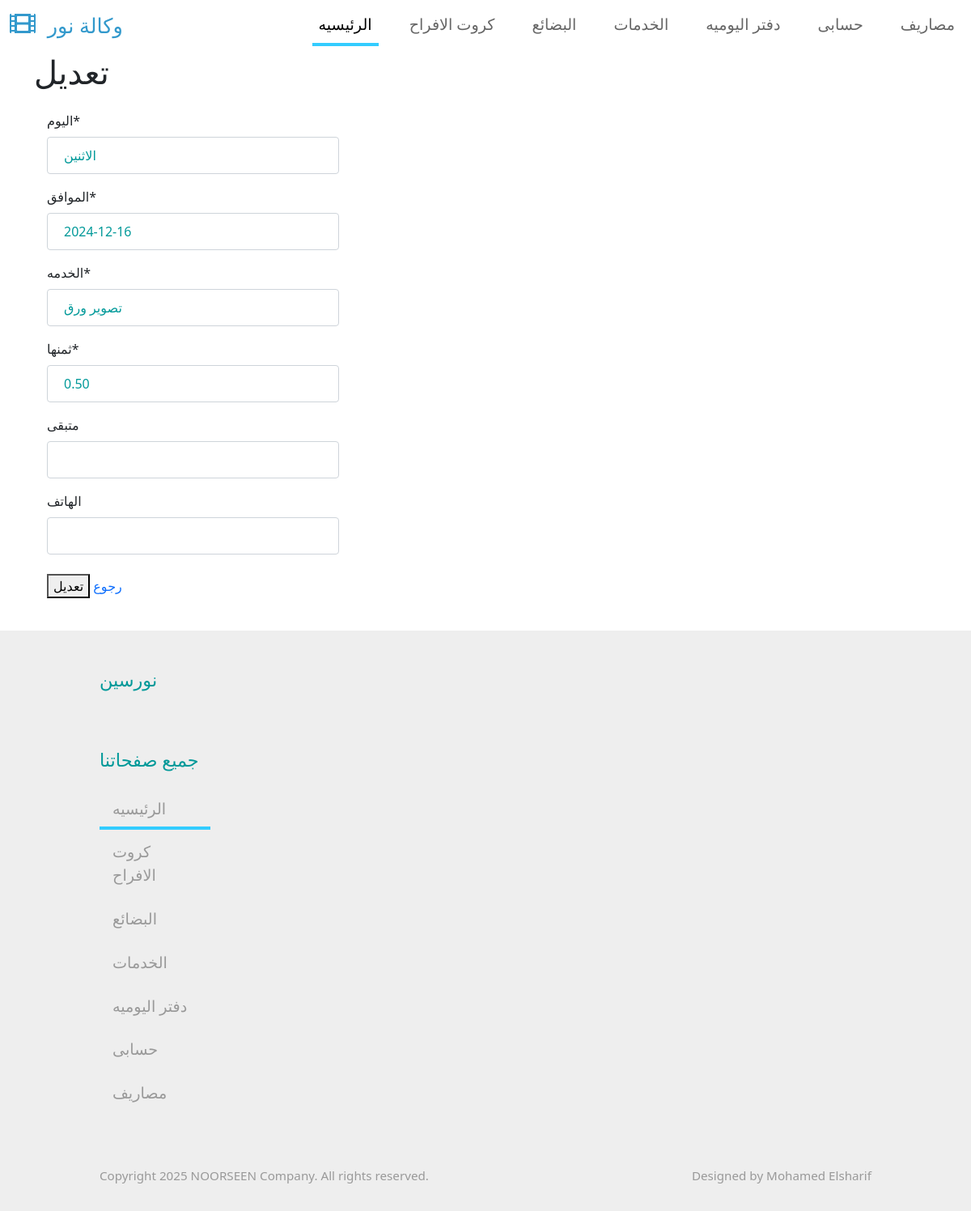
Screenshot of /yaomia/edit_yaomia/3/ with the database file from the repository.
### yaomia/models.py (models this page shows, shortened)
class Yaomia(models.Model):
    day = models.CharField(_(" اليوم"),max_length=50)
    day_date = models.DateField(_(" الموافق"),auto_now=False, auto_now_add=False)
    servies = models.CharField(_(" الخدمه"),max_length=50)
    price = models.DecimalField(_(" ثمنها"),max_digits=5, decimal_places=2)
    rest = models.DecimalField(_(" متبقى"),max_digits=5, decimal_places=2,blank=True, null=True)
    phone = models.IntegerField(_(" الهاتف"),blank=True, null=True)
    class Meta:
        db_table = ''
        managed = True
        verbose_name ='دفتر اليوميه'
        verbose_name_plural = 'دفتر اليوميه'

### yaomia/views.py (the view)
# urls.py: path('edit_yaomia/<int:pk>/',views.edit_yaomia,name='edit-yaomia'),
def edit_yaomia(request, pk):
    obj = get_object_or_404(Yaomia, pk=pk)
    if request.method == 'POST':
        edit_form = YaomiaUpdateForm(request.POST,instance=obj)
        if edit_form.is_valid():
            edit_form.save()
            return redirect('/yaomia')
    else:
        edit_form = YaomiaUpdateForm(instance=obj)
    return render(request,'yaomia/edit_yaomia.html',{'edit_form':edit_form})

### yaomia/forms.py
class YaomiaUpdateForm(forms.ModelForm):
    class Meta:
        model = Yaomia
        fields = '__all__'

### templates/yaomia/edit_yaomia.html (shortened to what this page needs)
{% extends 'base_generic.html' %}
{% load crispy_forms_tags %}
{% block content %}
<div class="container">
    <div class="row">
        <h1>تعديل </h1>
        <div class="col">
            <form method="POST" enctype="multipart/form-data">
                <div class="card-body">
                    <div class="col-md-4 mb-4">
                        {{ edit_form|crispy }}
                    </div>
                    <div class="col-md-4 mb-4">
                        <button type="submit">تعديل</button>
                        <a href="{% url 'yaomia' %}">رجوع </a>
                    </div>
                </div>
            </form>
        </div>
    </div>
</div>
{% endblock content %}

### pro/static/css/templatemo-style.css (style rules this page uses)
a { text-decoration: none; transition: all 0.3s ease; }
.form-control { padding: 10px 20px; width: 100%; height: auto; }
.form-control, input:-internal-autofill-selected, select:not([multiple]) { color: #009999 !important; }
.form-control::placeholder { color: #009999; opacity: 1; }

### rows the page displays
Yaomia: day "الاثنين", day_date "2024-12-16", servies "تصوير ورق", price "0.50"
